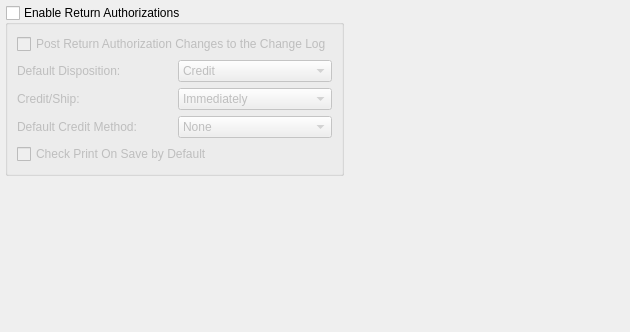
       <widget class="QWidget" name="_returns">
        <attribute name="title">
         <string>Returns</string>
        </attribute>
        <layout class="QGridLayout">
         <property name="margin">
          <number>5</number>
         </property>
         <property name="spacing">
          <number>5</number>
         </property>
         <item row="0" column="0">
          <widget class="QGroupBox" name="_enableReturns">
           <property name="sizePolicy">
            <sizepolicy hsizetype="Fixed" vsizetype="Fixed">
             <horstretch>0</horstretch>
             <verstretch>0</verstretch>
            </sizepolicy>
           </property>
           <property name="focusPolicy">
            <enum>Qt::ClickFocus</enum>
           </property>
           <property name="title">
            <string>Enable Return Authorizations</string>
           </property>
           <property name="checkable">
            <bool>true</bool>
           </property>
           <property name="checked">
            <bool>false</bool>
           </property>
           <layout class="QGridLayout">
            <item row="0" column="0" colspan="2">
             <widget class="QCheckBox" name="_returnAuthChangeLog">
              <property name="focusPolicy">
               <enum>Qt::ClickFocus</enum>
              </property>
              <property name="text">
               <string>Post Return Authorization Changes to the Change Log</string>
              </property>
             </widget>
            </item>
            <item row="1" column="0">
             <widget class="QLabel" name="_dispositionLit">
              <property name="text">
               <string>Default Disposition:</string>
              </property>
             </widget>
            </item>
            <item row="1" column="1">
             <widget class="XComboBox" name="_disposition">
              <property name="focusPolicy">
               <enum>Qt::ClickFocus</enum>
              </property>
              <item>
               <property name="text">
                <string>Credit</string>
               </property>
              </item>
              <item>
               <property name="text">
                <string>Return</string>
               </property>
              </item>
              <item>
               <property name="text">
                <string>Replace</string>
               </property>
              </item>
              <item>
               <property name="text">
                <string>Service</string>
               </property>
              </item>
              <item>
               <property name="text">
                <string>Substitute</string>
               </property>
              </item>
              <item>
               <property name="text">
                <string>[ no default ]</string>
               </property>
              </item>
             </widget>
            </item>
            <item row="2" column="0">
             <widget class="QLabel" name="_timingLit">
              <property name="text">
               <string>Credit/Ship:</string>
              </property>
             </widget>
            </item>
            <item row="2" column="1">
             <widget class="XComboBox" name="_timing">
              <property name="focusPolicy">
               <enum>Qt::ClickFocus</enum>
              </property>
              <item>
               <property name="text">
                <string>Immediately</string>
               </property>
              </item>
              <item>
               <property name="text">
                <string>Upon Receipt</string>
               </property>
              </item>
              <item>
               <property name="text">
                <string>[ no default ]</string>
               </property>
              </item>
             </widget>
            </item>
            <item row="3" column="0">
             <widget class="QLabel" name="_creditByLit">
              <property name="text">
               <string>Default Credit Method:</string>
              </property>
             </widget>
            </item>
            <item row="3" column="1">
             <widget class="XComboBox" name="_creditBy">
              <property name="focusPolicy">
               <enum>Qt::ClickFocus</enum>
              </property>
              <item>
               <property name="text">
                <string>None</string>
               </property>
              </item>
              <item>
               <property name="text">
                <string>Credit Memo</string>
               </property>
              </item>
              <item>
               <property name="text">
                <string>Check</string>
               </property>
              </item>
              <item>
               <property name="text">
                <string>Credit Card</string>
               </property>
              </item>
              <item>
               <property name="text">
                <string>[ no default ]</string>
               </property>
              </item>
             </widget>
            </item>
            <item row="4" column="0" colspan="2">
             <widget class="QCheckBox" name="_printRA">
              <property name="focusPolicy">
               <enum>Qt::ClickFocus</enum>
              </property>
              <property name="text">
               <string>Check Print On Save by Default</string>
              </property>
             </widget>
            </item>
           </layout>
          </widget>
         </item>
         <item row="0" column="1" rowspan="2">
          <spacer>
           <property name="orientation">
            <enum>Qt::Horizontal</enum>
           </property>
           <property name="sizeHint" stdset="0">
            <size>
             <width>281</width>
             <height>295</height>
            </size>
           </property>
          </spacer>
         </item>
         <item row="1" column="0">
          <spacer>
           <property name="orientation">
            <enum>Qt::Vertical</enum>
           </property>
           <property name="sizeType">
            <enum>QSizePolicy::MinimumExpanding</enum>
           </property>
           <property name="sizeHint" stdset="0">
            <size>
             <width>140</width>
             <height>151</height>
            </size>
           </property>
          </spacer>
         </item>
        </layout>
       </widget>
